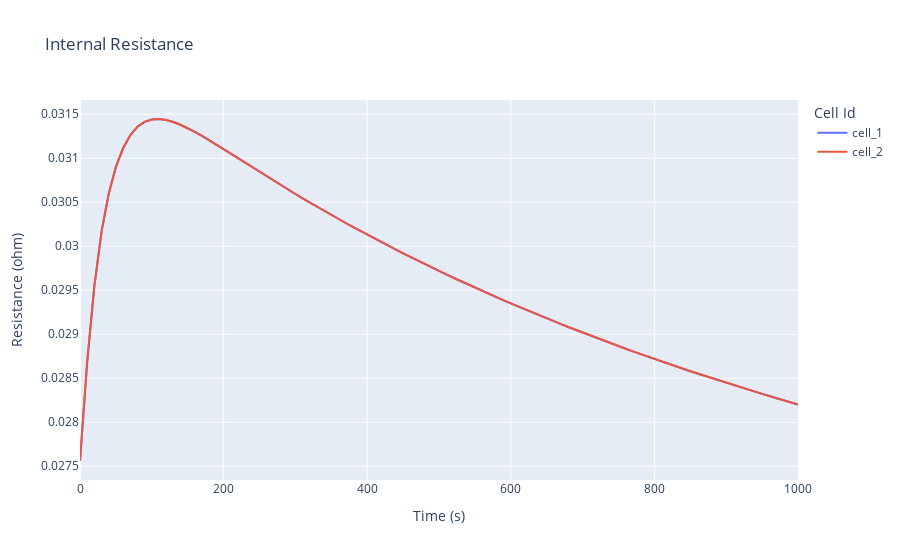

This figure's notebook cell:
### Code cell
fig = make_subplots(

)

fig.add_trace(
    go.Scatter(
        x=time, y=Rbat[:, 0], name="cell_1"
    )
)

fig.add_trace(
    go.Scatter(
        x=time, y=Rbat[:, 1], name="cell_2"
    )
)

fig.update_layout(
    title="Internal Resistance",
    xaxis_title="Time (s)",
    yaxis_title="Resistance (ohm)",
    legend_title="Cell Id",
)
